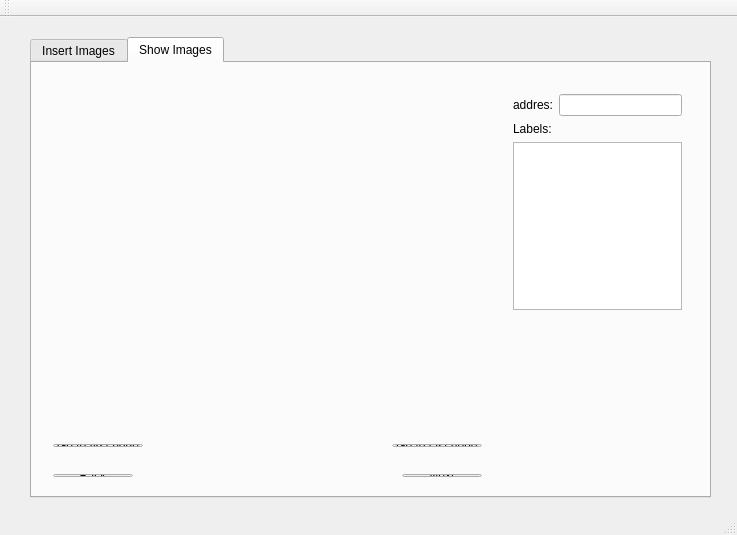
<?xml version="1.0" encoding="UTF-8"?>
<ui version="4.0">
 <class>MainWindow</class>
 <widget class="QMainWindow" name="MainWindow">
  <property name="geometry">
   <rect>
    <x>0</x>
    <y>0</y>
    <width>737</width>
    <height>535</height>
   </rect>
  </property>
  <property name="windowTitle">
   <string>MainWindow</string>
  </property>
  <widget class="QWidget" name="centralWidget">
   <widget class="QTabWidget" name="tabWidget">
    <property name="geometry">
     <rect>
      <x>30</x>
      <y>20</y>
      <width>681</width>
      <height>461</height>
     </rect>
    </property>
    <property name="currentIndex">
     <number>1</number>
    </property>
    <widget class="QWidget" name="tab1">
     <attribute name="title">
      <string>Insert Images</string>
     </attribute>
     <widget class="QLabel" name="LoadImage">
      <property name="geometry">
       <rect>
        <x>30</x>
        <y>60</y>
        <width>281</width>
        <height>271</height>
       </rect>
      </property>
      <property name="text">
       <string/>
      </property>
     </widget>
     <widget class="QPushButton" name="loadImageButton">
      <property name="geometry">
       <rect>
        <x>30</x>
        <y>30</y>
        <width>80</width>
        <height>20</height>
       </rect>
      </property>
      <property name="text">
       <string>Load Image:</string>
      </property>
     </widget>
     <widget class="QLabel" name="addresLabel">
      <property name="geometry">
       <rect>
        <x>120</x>
        <y>30</y>
        <width>281</width>
        <height>16</height>
       </rect>
      </property>
      <property name="text">
       <string/>
      </property>
     </widget>
     <widget class="QWidget" name="layoutWidget">
      <property name="geometry">
       <rect>
        <x>30</x>
        <y>390</y>
        <width>611</width>
        <height>25</height>
       </rect>
      </property>
      <layout class="QGridLayout" name="gridLayout_2">
       <item row="0" column="0">
        <widget class="QPushButton" name="insertAtFrontButton">
         <property name="text">
          <string>Insert At Front</string>
         </property>
        </widget>
       </item>
       <item row="0" column="1">
        <spacer name="horizontalSpacer_2">
         <property name="orientation">
          <enum>Qt::Horizontal</enum>
         </property>
         <property name="sizeHint" stdset="0">
          <size>
           <width>228</width>
           <height>20</height>
          </size>
         </property>
        </spacer>
       </item>
       <item row="0" column="2">
        <widget class="QPushButton" name="insertAtBackButton">
         <property name="text">
          <string>Insert At Back</string>
         </property>
        </widget>
       </item>
      </layout>
     </widget>
     <widget class="QListView" name="listView">
      <property name="geometry">
       <rect>
        <x>421</x>
        <y>111</y>
        <width>169</width>
        <height>209</height>
       </rect>
      </property>
     </widget>
     <widget class="QLabel" name="label_3">
      <property name="geometry">
       <rect>
        <x>421</x>
        <y>67</y>
        <width>41</width>
        <height>16</height>
       </rect>
      </property>
      <property name="text">
       <string>Labels:</string>
      </property>
     </widget>
     <widget class="QLineEdit" name="readLabel">
      <property name="geometry">
       <rect>
        <x>421</x>
        <y>85</y>
        <width>105</width>
        <height>22</height>
       </rect>
      </property>
     </widget>
     <widget class="QPushButton" name="addLabelButton">
      <property name="geometry">
       <rect>
        <x>530</x>
        <y>86</y>
        <width>60</width>
        <height>20</height>
       </rect>
      </property>
      <property name="text">
       <string>Add</string>
      </property>
     </widget>
     <widget class="QLabel" name="label_4">
      <property name="geometry">
       <rect>
        <x>28</x>
        <y>350</y>
        <width>131</width>
        <height>20</height>
       </rect>
      </property>
      <property name="text">
       <string>Insert into linked list:</string>
      </property>
     </widget>
     <widget class="QLabel" name="label_2">
      <property name="geometry">
       <rect>
        <x>421</x>
        <y>41</y>
        <width>71</width>
        <height>22</height>
       </rect>
      </property>
      <property name="text">
       <string>Image Name:</string>
      </property>
     </widget>
     <widget class="QLineEdit" name="readName">
      <property name="geometry">
       <rect>
        <x>500</x>
        <y>40</y>
        <width>91</width>
        <height>22</height>
       </rect>
      </property>
     </widget>
    </widget>
    <widget class="QWidget" name="tab_2">
     <attribute name="title">
      <string>Show Images</string>
     </attribute>
     <widget class="QLabel" name="label">
      <property name="geometry">
       <rect>
        <x>10</x>
        <y>20</y>
        <width>451</width>
        <height>351</height>
       </rect>
      </property>
      <property name="text">
       <string/>
      </property>
      <property name="pixmap">
       <pixmap resource="res.qrc">:/images/2.jpg</pixmap>
      </property>
     </widget>
     <widget class="QWidget" name="layoutWidget">
      <property name="geometry">
       <rect>
        <x>10</x>
        <y>400</y>
        <width>451</width>
        <height>25</height>
       </rect>
      </property>
      <layout class="QGridLayout" name="gridLayout">
       <item row="0" column="2">
        <widget class="QPushButton" name="NextButton">
         <property name="text">
          <string>Next</string>
         </property>
        </widget>
       </item>
       <item row="0" column="0">
        <widget class="QPushButton" name="BackButton">
         <property name="text">
          <string>Back</string>
         </property>
        </widget>
       </item>
       <item row="0" column="1">
        <spacer name="horizontalSpacer">
         <property name="orientation">
          <enum>Qt::Horizontal</enum>
         </property>
         <property name="sizeHint" stdset="0">
          <size>
           <width>338</width>
           <height>20</height>
          </size>
         </property>
        </spacer>
       </item>
      </layout>
     </widget>
     <widget class="QWidget" name="layoutWidget">
      <property name="geometry">
       <rect>
        <x>470</x>
        <y>20</y>
        <width>191</width>
        <height>238</height>
       </rect>
      </property>
      <layout class="QGridLayout" name="gridLayout_3">
       <item row="0" column="0">
        <widget class="QLabel" name="label_5">
         <property name="text">
          <string>addres:</string>
         </property>
        </widget>
       </item>
       <item row="0" column="1">
        <widget class="QLineEdit" name="showAddres"/>
       </item>
       <item row="1" column="0">
        <widget class="QLabel" name="label_6">
         <property name="text">
          <string>Labels:</string>
         </property>
        </widget>
       </item>
       <item row="2" column="0" colspan="2">
        <widget class="QListView" name="listView_2"/>
       </item>
      </layout>
     </widget>
     <widget class="QWidget" name="layoutWidget">
      <property name="geometry">
       <rect>
        <x>10</x>
        <y>370</y>
        <width>451</width>
        <height>25</height>
       </rect>
      </property>
      <layout class="QGridLayout" name="gridLayout_4">
       <item row="0" column="0">
        <widget class="QPushButton" name="firstNodeButton">
         <property name="text">
          <string>Go to first node</string>
         </property>
        </widget>
       </item>
       <item row="0" column="1">
        <spacer name="horizontalSpacer_3">
         <property name="orientation">
          <enum>Qt::Horizontal</enum>
         </property>
         <property name="sizeHint" stdset="0">
          <size>
           <width>40</width>
           <height>20</height>
          </size>
         </property>
        </spacer>
       </item>
       <item row="0" column="2">
        <widget class="QPushButton" name="lastNodeButton">
         <property name="text">
          <string>Go to last node</string>
         </property>
        </widget>
       </item>
      </layout>
     </widget>
    </widget>
   </widget>
  </widget>
  <widget class="QMenuBar" name="menuBar">
   <property name="geometry">
    <rect>
     <x>0</x>
     <y>0</y>
     <width>737</width>
     <height>21</height>
    </rect>
   </property>
  </widget>
  <widget class="QToolBar" name="mainToolBar">
   <attribute name="toolBarArea">
    <enum>TopToolBarArea</enum>
   </attribute>
   <attribute name="toolBarBreak">
    <bool>false</bool>
   </attribute>
  </widget>
  <widget class="QStatusBar" name="statusBar"/>
 </widget>
 <layoutdefault spacing="6" margin="11"/>
 <resources>
  <include location="res.qrc"/>
 </resources>
 <connections/>
</ui>
